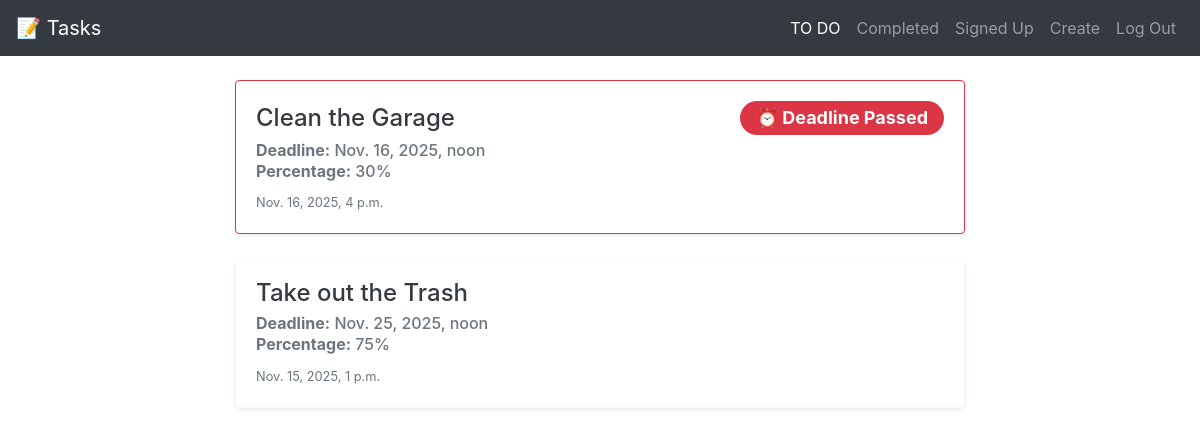
The page /signed_up (signed in) on the database its author committed.
### lists/models.py (models this page shows, shortened)
class JobListing(models.Model):
    my_id = models.AutoField(primary_key=True)
    title = models.CharField(max_length=255)
    description = models.TextField(blank=True)
    deadline = models.DateTimeField()
    timestamp = models.DateTimeField(auto_now_add=True)
    adjusted_timestamp = models.DateTimeField(blank=True, null=True)
    signed_up = models.ManyToManyField(settings.AUTH_USER_MODEL, blank=True)
    percentage = models.DecimalField(
        max_digits=3,  # Allows for values like 100
        decimal_places=0,
        validators=[MinValueValidator(Decimal('0')), MaxValueValidator(Decimal('100'))],
        default=0
        )
    @property
    def deadline_passed(self):
        return timezone.now() - timedelta(hours=6) > self.deadline
    @property
    def closing_soon(self):
        now = timezone.now() - timedelta(hours=6)
        return now < self.deadline <= now + timedelta(days=1)
    def __str__(self):
        return self.title

### lists/views.py (the view)
# urls.py: path('signed_up', views.signed_up, name='signed_up'),
@login_required(login_url='/login')
def signed_up(request):
    listings = JobListing.objects.filter(signed_up=request.user).order_by('deadline')
    message = None
    if not listings:
        message = 'You have signed up for no Jobs yet.'
    return render(request, 'index.html', {
        "listings": listings,
        "now": timedelta(hours=6),
        "message": message,
        "title": 'Signed Up'
    })

### lists/templates/index.html (shortened to what this page needs)
{% extends 'layout.html' %}
{% load tz %}
{% block body %}
  <div class="row">
    {% for listing in listings %}
      <div class="col-md-8 offset-md-2 mb-4">
        <a href="{% url 'listing_detail' listing.my_id %}" class="text-decoration-none text-dark">
        <div class="card shadow-sm border-{% if listing.deadline_passed and listing.percentage < 100 %}danger{% elif listing.percentage == 100 %}success{% elif listing.closing_soon and listing.percentage < 100 %}warning{% else %}light{% endif %}">
            <div class="card-body">
              <h4 class="card-title d-flex justify-content-between align-items-center">
                {{ listing }}
                {% if listing.deadline_passed and listing.percentage < 100 %}
                  <span class="badge badge-pill badge-danger px-3 py-2">⏰ Deadline Passed</span>
                {% elif listing.closing_soon and listing.percentage < 100 %}
                  <span class="badge badge-pill badge-warning px-3 py-2">⚠️ Due Soon</span>
                {% elif listing.percentage == 100 %}
                  <span class="badge badge-pill badge-success px-3 py-2">✅ Completed</span>
                {% endif %}
              </h4>
              <h6 class="card-subtitle mb-2 text-muted">
                <strong>Deadline:</strong> {{ listing.deadline|localtime }}
              </h6>
              <h6 class="card-subtitle mb-2 text-muted">
                <strong>Percentage:</strong> {{ listing.percentage }}%
              </h6>
              <p class="card-text">
                <small class="text-muted">{{ listing.adjusted_timestamp|localtime }}</small>
              </p>
            </div>
          </div>
        </a>
      </div>
    {% endfor %}
  </div>
{% endblock %}

### rows shown on the page
JobListing: title "Clean the Garage", shows "⏰ Deadline Passed", deadline "Nov. 16, 2025, noon", percentage "30", adjusted_timestamp "Nov. 16, 2025, 4 p.m."
JobListing: title "Take out the Trash", deadline "Nov. 25, 2025, noon", percentage "75", adjusted_timestamp "Nov. 15, 2025, 1 p.m."
